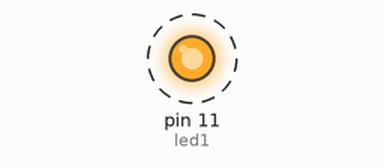
Recording of a sketch running on a simulated Arduino Uno, built with avr-gcc and run on an emulated ATmega328P. Parts: output pins drawn as LEDs (lit = HIGH). Dashed ring = blinking.

Above: at 0.1 s.
Timing chart, 0 to 3.0 s (numbered marks = the images above):
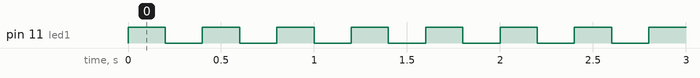

The sketch:

manip6.ino
```cpp
#define led1 11
#define ledOn true
#define ledOff false

boolean ledState;

void setup() {
    pinMode(led1, OUTPUT);
    ledState = ledOff;
}

void loop() {
    ledState = digitalRead(led1);

    if (ledState == ledOff)
        digitalWrite(led1,HIGH);
    else if (ledState == ledOn)
        digitalWrite(led1,LOW);
    delay (200);
}
```

Measured:
- by itself, pin 11 (led1): alternates HIGH for 0.20 s and LOW for 0.20 s
